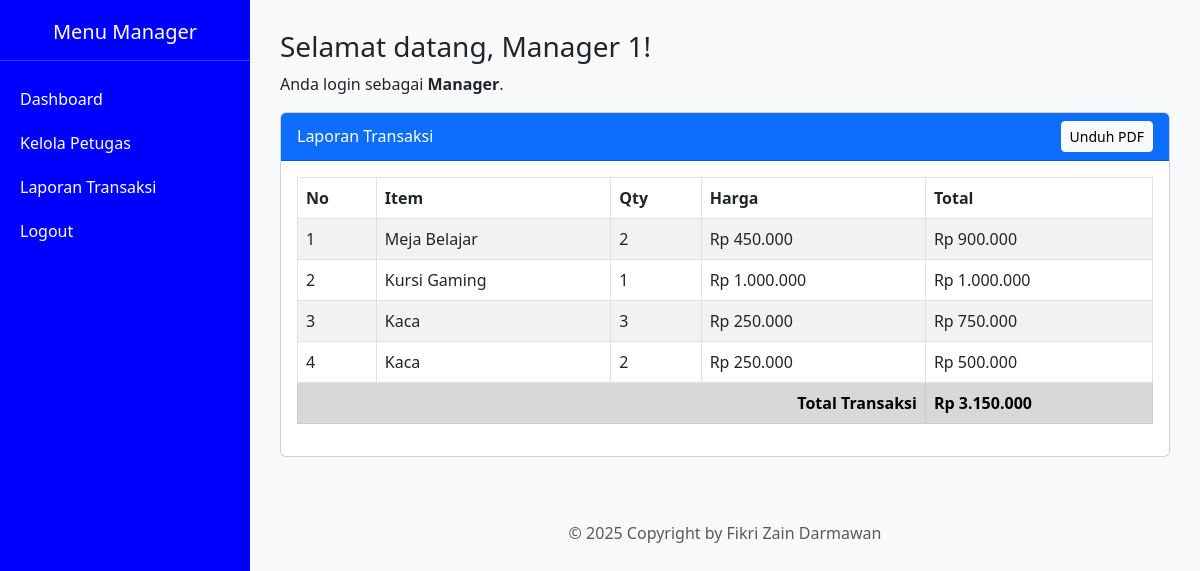
/manager/dashboard.php (signed in), run on the app's committed database.
### tables this page shows
CREATE TABLE `transaction` (
  `id_transaction` int(11) NOT NULL,
  `id_item` int(11) DEFAULT NULL,
  `quantity` int(11) DEFAULT NULL,
  `price` decimal(10,2) DEFAULT NULL,
  `amount` decimal(10,2) DEFAULT NULL
);

CREATE TABLE `item` (
  `id_item` int(11) NOT NULL,
  `nama_item` varchar(100) DEFAULT NULL,
  `uom` varchar(20) DEFAULT NULL,
  `harga_beli` decimal(10,2) DEFAULT NULL,
  `harga_jual` decimal(10,2) DEFAULT NULL
);

### manager/dashboard.php (the view, shortened to what this page needs)
<?php
include '../config/config.php';
?>
<!DOCTYPE html>
<html>
<head>
    <link href="https://cdn.jsdelivr.net/npm/bootstrap@5.3.0/dist/css/bootstrap.min.css" rel="stylesheet">
</head>
<body>
<div class="sidebar">
    <h5 class="text-center">Menu Manager</h5>
    <hr class="bg-light">
    <a href="dashboard.php">Dashboard</a>
    <a href="pages/kelola_petugas.php">Kelola Petugas</a>
    <a href="dashboard.php#laporan">Laporan Transaksi</a>
    <a href="../logout.php" onclick="return confirm('Yakin ingin logout?')">Logout</a>
</div>
<div class="content">
    <h3>Selamat datang, <?= htmlspecialchars($_SESSION['nama']) ?>!</h3>
    <p>Anda login sebagai <strong>Manager</strong>.</p>
    <div id="laporan" class="card">
        <div class="card-header bg-primary text-white d-flex justify-content-between align-items-center">
            <span>Laporan Transaksi</span>
            <a href="pages/export_laporan.php" class="btn btn-light btn-sm" target="_blank">Unduh PDF</a>
        </div>
        <div class="card-body">
            <table class="table table-bordered table-striped">
                <thead>
                    <tr>
                        <th>No</th>
                        <th>Item</th>
                        <th>Qty</th>
                        <th>Harga</th>
                        <th>Total</th>
                    </tr>
                </thead>
                <tbody>
                    <?php
                    $no = 1;
                    $query = $conn->query("
                        SELECT t.*, i.nama_item
                        FROM transaction t
                        JOIN item i ON t.id_item = i.id_item
                        ORDER BY t.id_transaction DESC
                    ");
                    $grand_total = 0;
                    while ($row = $query->fetch_assoc()):
                        $grand_total += $row['amount'];
                    ?>
                    <tr>
                        <td><?= $no++ ?></td>
                        <td><?= htmlspecialchars($row['nama_item']) ?></td>
                        <td><?= $row['quantity'] ?></td>
                        <td>Rp <?= number_format($row['price'], 0, ',', '.') ?></td>
                        <td>Rp <?= number_format($row['amount'], 0, ',', '.') ?></td>
                    </tr>
                    <?php endwhile; ?>
                    <tr class="fw-bold table-secondary">
                        <td colspan="4" class="text-end">Total Transaksi</td>
                        <td>Rp <?= number_format($grand_total, 0, ',', '.') ?></td>
                    </tr>
                </tbody>
            </table>
        </div>
    </div>
<footer class="text-center text-muted py-3 mt-5">
    &copy; 2025 Copyright by Fikri Zain Darmawan
</footer>
</div>
</body>
</html>

### manager/dashboard.php (style rules this page uses)
body { display: flex; min-height: 100vh; }
.sidebar { width: 250px; height: 100vh; background-color: #0000FF; padding-top: 20px; color: white; position: fixed; }
.sidebar a { color: white; display: block; padding: 10px 20px; text-decoration: none; }
.content { margin-left: 250px; padding: 30px; flex-grow: 1; background-color: #f8f9fa; }

### data on the page
transaction: id_item.nama_item "Meja Belajar", quantity "2", price "450.000", amount "900.000"
transaction: id_item.nama_item "Kursi Gaming", quantity "1", price "1.000.000", amount "1.000.000"
transaction: id_item.nama_item "Kaca", quantity "3", price "250.000", amount "750.000"
transaction: id_item.nama_item "Kaca", quantity "2", price "250.000", amount "500.000"

### other printed values
$_SESSION['nama'] "Manager 1"
$grand_total "3.150.000"
